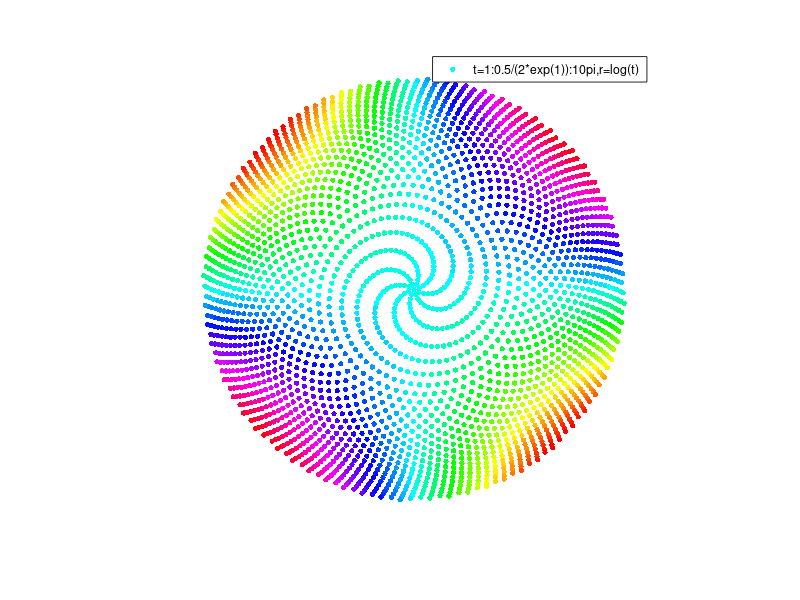

Write the MATLAB code that produced this figure.
%logspiral
%t=1:1/exp(pi):10*pi;
t=1:0.5/(2*exp(1)):10*pi;
r=log(t);
lent=length(t);

x=zeros(8,lent);
y=zeros(8,lent);
x2=zeros(8,lent);
y2=zeros(8,lent);

pd=-0.75:0.25:1;

for n=1:8
x(n,:)=r.*cos(t+pd(n)*pi);
y(n,:)=r.*sin(t+pd(n)*pi);

x2(n,:)=r.*cos(t+pd(n)*pi);
y2(n,:)=-r.*sin(t+pd(n)*pi);
end
%h_p=plot(x,y,'.','markersize',15);
%plot(x2,y2,'.','color',[0.2 0.3 0.4],'markersize',15);hold off

axis square off

%get(h(1))
h_s=scatter(x(:)',y(:)',15,(x(:)'.*y(:)'),'filled');axis square off;
colormap hsv
legend('t=1:0.5/(2*exp(1)):10pi,r=log(t)')
